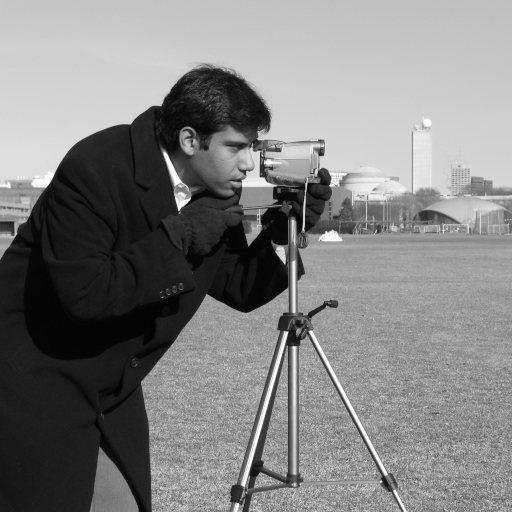
#> input picture data/camera.png, 512 x 512 px
$ python project.py   (older library calls are emulated)
#> lines starting #> are read from the running program, lines starting #| are printed output that depends on the picture; after the words box and inside, x2 and y2 are one past the last pixel; in counts of white or black regions, pixels touching at a corner belong together; long printed decimals are rounded
"""Edge detection: change the parameters, run the file, and compare saved images.

This program uses no internet and opens no camera. All results are saved as files.
Only change the PARAMETERS block when you begin.
"""

# ======================== PARAMETERS ========================
RUN_NAME = "baseline"          # Use a NEW name for every run.
GAUSSIAN_SIGMA = 1.2            # Blur strength in pixels; 0 means no blur.
NOISE_STD = 10.0                # Added Gaussian noise, in 0-255 grey levels.
LOW_THRESHOLD = 40.0           # Canny's lower gradient threshold.
HIGH_THRESHOLD = 100.0         # Canny's upper gradient threshold.
PHOTO_FILENAME = "camera.png"  # Keep this input fixed during the experiments.
SEED = 42                      # Fixed noise seed makes runs comparable.
EDGE_TOLERANCE = 2              # Synthetic boundary matching distance, in pixels.
# ============================================================

from pathlib import Path
import csv
import json
import math
import re

import cv2
import numpy as np
import matplotlib
matplotlib.use("Agg")           # Save figures without an interactive window.
import matplotlib.pyplot as plt

ROOT = Path(__file__).resolve().parent


def settings():
    """Collect the current parameters for a readable record."""
    return {
        "run_name": RUN_NAME, "gaussian_sigma": GAUSSIAN_SIGMA,
        "noise_std": NOISE_STD, "low_threshold": LOW_THRESHOLD,
        "high_threshold": HIGH_THRESHOLD, "photo_filename": PHOTO_FILENAME,
        "seed": SEED, "edge_tolerance_px": EDGE_TOLERANCE,
        "canny_aperture": 3, "canny_L2gradient": True,
        "laplacian_ksize": 3, "zero_crossing_min_range": 20.0,
        "versions": {"opencv": cv2.__version__, "numpy": np.__version__,
                     "matplotlib": matplotlib.__version__},
    }


def validate_parameters():
    """Give clear messages before processing or creating an output folder."""
    if not isinstance(RUN_NAME, str) or not re.fullmatch(r"[A-Za-z0-9_-]+", RUN_NAME):
        raise ValueError("RUN_NAME must use only letters, numbers, _ or -.")
    for name, value in [("GAUSSIAN_SIGMA", GAUSSIAN_SIGMA), ("NOISE_STD", NOISE_STD),
                        ("LOW_THRESHOLD", LOW_THRESHOLD), ("HIGH_THRESHOLD", HIGH_THRESHOLD)]:
        if not isinstance(value, (int, float)) or not math.isfinite(value):
            raise ValueError(name + " must be a finite number.")
    if not 0 <= GAUSSIAN_SIGMA <= 5:
        raise ValueError("GAUSSIAN_SIGMA must be between 0 and 5.")
    if not 0 <= NOISE_STD <= 60:
        raise ValueError("NOISE_STD must be between 0 and 60.")
    if not 0 <= LOW_THRESHOLD < HIGH_THRESHOLD <= 1443:
        raise ValueError("Use 0 <= LOW_THRESHOLD < HIGH_THRESHOLD <= 1443.")
    if not isinstance(SEED, int) or not 0 <= SEED <= 4294967295:
        raise ValueError("SEED must be a whole number from 0 to 4294967295.")
    if not isinstance(EDGE_TOLERANCE, int) or not 0 <= EDGE_TOLERANCE <= 5:
        raise ValueError("EDGE_TOLERANCE must be a whole number from 0 to 5.")
    # Restrict input to a file in data: paths outside that folder are not accepted.
    if Path(PHOTO_FILENAME).name != PHOTO_FILENAME:
        raise ValueError("PHOTO_FILENAME must be a file name inside data/.")


def synthetic_scene():
    """Build known objects and their one-pixel INSIDE boundary reference.

    The reference comes from the drawing geometry, not from an edge detector.
    The image is synthetic. It is not a photograph of real objects.
    """
    image = np.full((320, 448), 45, dtype=np.uint8)
    reference = np.zeros_like(image, dtype=bool)
    masks = []
    rectangle = np.zeros_like(image)
    cv2.rectangle(rectangle, (45, 55), (170, 235), 255, -1)
    masks.append((rectangle, 205))
    circle = np.zeros_like(image)
    cv2.circle(circle, (300, 140), 70, 255, -1)
    masks.append((circle, 145))
    weak_rectangle = np.zeros_like(image)
    cv2.rectangle(weak_rectangle, (220, 255), (390, 285), 255, -1)
    masks.append((weak_rectangle, 70))
    for mask, intensity in masks:
        image[mask > 0] = intensity
        inside = cv2.erode(mask, np.ones((3, 3), np.uint8))
        reference |= (mask > 0) & (inside == 0)
    return image, reference


def blur_image(image):
    """Apply Gaussian blur explicitly. cv2.Canny does not do this step for us."""
    if GAUSSIAN_SIGMA == 0:
        return image.copy(), 1
    radius = max(1, int(math.ceil(3 * GAUSSIAN_SIGMA)))
    size = 2 * radius + 1
    result = cv2.GaussianBlur(image, (size, size), GAUSSIAN_SIGMA,
                              borderType=cv2.BORDER_REFLECT_101)
    return result, size


def zero_crossings(laplacian, minimum_range=20.0):
    """A simple teaching mask: both signs occur in a 3x3 area, with enough range.

    This produces a candidate BAND around sign changes, not a one-pixel contour.
    Zero-valued flat regions are not accepted. The range test rejects weak noise.
    """
    maximum = cv2.dilate(laplacian, np.ones((3, 3), np.uint8))
    minimum = cv2.erode(laplacian, np.ones((3, 3), np.uint8))
    return ((minimum < 0) & (maximum > 0) &
            ((maximum - minimum) >= minimum_range)).astype(np.uint8) * 255


def process(clean, rng):
    """Compute signed derivatives first; make display images only at the end."""
    noise = rng.normal(0, NOISE_STD, clean.shape)
    noisy = np.clip(np.rint(clean.astype(np.float64) + noise), 0, 255).astype(np.uint8)
    smooth, kernel_size = blur_image(noisy)
    gx = cv2.Sobel(smooth, cv2.CV_64F, 1, 0, ksize=3)
    gy = cv2.Sobel(smooth, cv2.CV_64F, 0, 1, ksize=3)
    magnitude = np.hypot(gx, gy)
    angle = np.arctan2(gy, gx)   # Radians, -pi to pi; x right and y down.
    laplacian = cv2.Laplacian(smooth, cv2.CV_64F, ksize=3)
    edges = cv2.Canny(smooth, LOW_THRESHOLD, HIGH_THRESHOLD,
                      apertureSize=3, L2gradient=True)
    return {"clean": clean, "noisy": noisy, "smooth": smooth, "gx": gx, "gy": gy,
            "magnitude": magnitude, "angle": angle, "laplacian": laplacian,
            "zero_crossings": zero_crossings(laplacian), "canny": edges,
            "gaussian_kernel_size": kernel_size}


def normalise_for_display(array):
    """Stretch a non-negative result to 0-255 FOR DISPLAY ONLY."""
    maximum = float(np.max(array))
    if maximum == 0:
        return np.zeros(array.shape, dtype=np.uint8)
    return np.rint(255 * array / maximum).astype(np.uint8)


def boundary_rates(predicted, reference, tolerance):
    """Calculate separate tolerant boundary precision and recall.

    Each predicted pixel is correct if some reference pixel is within tolerance.
    Each reference pixel is found if some predicted pixel is within tolerance.
    These are many-to-many boundary rates, not a strict one-to-one benchmark.
    """
    pred = predicted > 0
    truth = reference.astype(bool)
    if not np.any(truth):
        return None, None, None
    # distanceTransform measures distance to the nearest zero pixel.
    to_truth = cv2.distanceTransform((~truth).astype(np.uint8), cv2.DIST_L2,
                                     cv2.DIST_MASK_PRECISE)
    precision = float(np.mean(to_truth[pred] <= tolerance)) if np.any(pred) else 0.0
    if np.any(pred):
        to_prediction = cv2.distanceTransform((~pred).astype(np.uint8), cv2.DIST_L2,
                                              cv2.DIST_MASK_PRECISE)
        recall = float(np.mean(to_prediction[truth] <= tolerance))
    else:
        recall = 0.0
    f1 = 2 * precision * recall / (precision + recall) if precision + recall else 0.0
    return precision, recall, f1


def panel(ax, array, title, cmap="gray", **kwargs):
    ax.imshow(array, cmap=cmap, **kwargs)
    ax.set_title(title, fontsize=12)
    ax.axis("off")


def save_comparison(result, filename, label, reference=None):
    """Use fixed grey-level limits for intensity images in every run."""
    fig, axes = plt.subplots(2, 3, figsize=(12, 7.4), constrained_layout=True)
    panels = [(result["clean"], "Clean input (0-255)"),
              (result["noisy"], f"Added noise: std={NOISE_STD:g}"),
              (result["smooth"], f"Gaussian sigma={GAUSSIAN_SIGMA:g} px"),
              (normalise_for_display(result["magnitude"]), "Sobel magnitude (display stretch)"),
              (result["canny"], f"Canny: low={LOW_THRESHOLD:g}, high={HIGH_THRESHOLD:g}"),
              (result["zero_crossings"] if reference is None else reference,
               "Laplacian sign-change band" if reference is None else "Known inside boundary reference")]
    for ax, (array, title) in zip(axes.flat, panels):
        panel(ax, array, title, vmin=0, vmax=1 if array.dtype == bool else 255)
    fig.suptitle(label + " | " + RUN_NAME, fontsize=16)
    # Finish and validate the PNG before exposing its final name.
    temporary = filename.with_name(filename.stem + ".tmp.png")
    fig.savefig(temporary, dpi=150)
    plt.close(fig)
    if cv2.imread(str(temporary), cv2.IMREAD_UNCHANGED) is None:
        raise OSError("The comparison PNG could not be saved completely.")
    temporary.replace(filename)


def save_outputs(result, folder, label, reference=None):
    """Save actual arrays plus labelled figures that can be read without Python."""
    for name in ["clean", "noisy", "smooth", "canny", "zero_crossings"]:
        cv2.imwrite(str(folder / (label + "_" + name + ".png")), result[name])
    cv2.imwrite(str(folder / (label + "_sobel_display.png")),
                normalise_for_display(result["magnitude"]))
    np.savez_compressed(folder / (label + "_raw_arrays.npz"),
                        gx=result["gx"], gy=result["gy"], magnitude=result["magnitude"],
                        angle_radians=result["angle"], laplacian=result["laplacian"])
    if reference is not None:
        cv2.imwrite(str(folder / (label + "_reference.png")), reference.astype(np.uint8) * 255)
    save_comparison(result, folder / (label + "_comparison.png"), label.title(), reference)


def main():
    """Run one experiment. Existing result folders are preserved."""
    try:
        validate_parameters()
        photo = cv2.imread(str(ROOT / "data" / PHOTO_FILENAME), cv2.IMREAD_GRAYSCALE)
#> photo is the input picture: shape (512, 512); min 0, max 255, mean 129.1
        if photo is None:
            raise ValueError("Cannot read data/" + PHOTO_FILENAME + ". Keep the supplied data folder next to project.py.")
        output = ROOT / "results" / RUN_NAME
        if output.exists():
            print("No files changed: results/" + RUN_NAME + " already exists. Set a NEW RUN_NAME and run again.")
            return None
        scene, reference = synthetic_scene()
#> in synthetic_scene, `cv2.rectangle(rectangle, (45, 55), (170, 235), 255, -1)`:
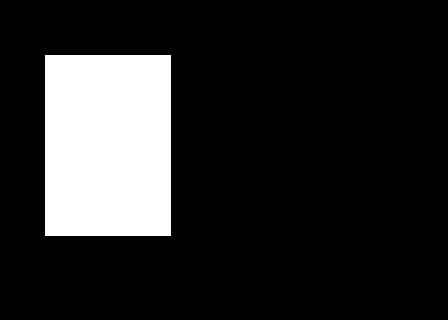
#> rectangle: shape (320, 448); 15.9% white; 1 white region, box (x1, y1, x2, y2) and area: (45, 55, 171, 236) 22806
#> in synthetic_scene, `cv2.circle(circle, (300, 140), 70, 255, -1)`: circle: shape (320, 448); 10.7% white; 1 white region, box (x1, y1, x2, y2) and area: (230, 70, 371, 211) 15373
#> in synthetic_scene, `cv2.rectangle(weak_rectangle, (220, 255), (390, 285), 255, -1)`: weak_rectangle: shape (320, 448); 3.7% white; 1 white region, box (x1, y1, x2, y2) and area: (220, 255, 391, 286) 5301
#> after the loop in synthetic_scene, `for mask, intensity in masks:`:
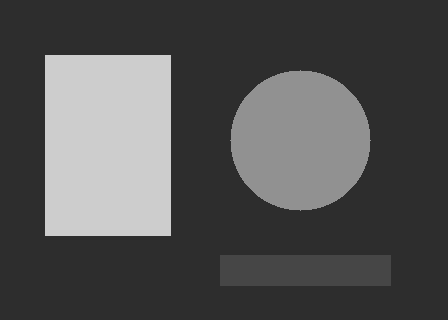
#> image: shape (320, 448); min 45, max 205, mean 82.1
#> after the loop in synthetic_scene, `for mask, intensity in masks:`:
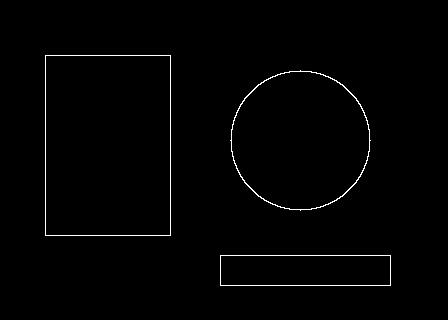
#> reference: shape (320, 448) bool; 1.1% white in thin lines or dots, all inside (x1, y1, x2, y2) = (45, 55, 391, 286)
        # Independent seeds keep each image's noise pattern fixed between runs.
        photo_result = process(photo, np.random.default_rng(SEED))
#> in process, `smooth, kernel_size = blur_image(noisy)`: kernel_size = 9
#> in process, `edges = cv2.Canny(smooth, LOW_THRESHOLD, HIGH_THRESHOLD, apertureSize=..`: edges: shape (512, 512); 3.3% white in thin lines or dots, all inside (x1, y1, x2, y2) = (0, 62, 512, 512)
#> in zero_crossings, `return ((minimum < 0) & (maximum > 0) & ((maximum - minimum) >= minimu..`:
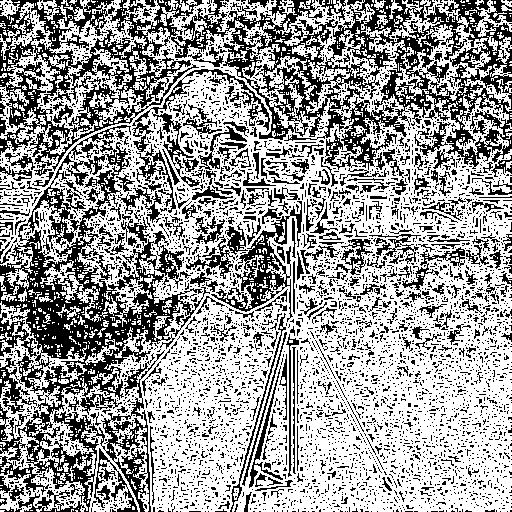
#> returned value: shape (512, 512); 61.6% white; black in thin lines or dots
#> photo_result = 11 items
        synthetic_result = process(scene, np.random.default_rng(SEED + 1))
#> call 2 of zero_crossings, with minimum_range = 20
#> in zero_crossings (call 2), `maximum = cv2.dilate(laplacian, np.ones((3, 3), np.uint8))`:
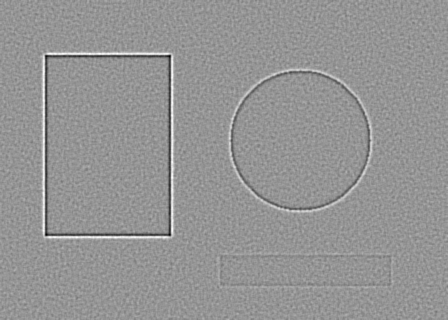
#> laplacian: shape (320, 448) float64; min -166, max 118, mean 0; drawn with min black and max white
        output.mkdir(parents=True)
        save_outputs(photo_result, output, "photo")
#> in normalise_for_display, `maximum = float(np.max(array))`: maximum = 501.9
#> the loop in save_comparison, `for ax, (array, title) in zip(axes.flat, panels):` made 6 passes
#> title on passes 1 to 6: 'Clean input (0-255)', 'Added noise: std=10', 'Gaussian sigma=1.2 px', 'Sobel magnitude (display stretch)', 'Canny: low=40, high=100', 'Laplacian sign-change band'
        save_outputs(synthetic_result, output, "synthetic", reference)
#> call 2 of save_comparison, with label = 'Synthetic'
#> the loop in save_comparison (call 2), `for ax, (array, title) in zip(axes.flat, panels):` made 6 passes
#> in save_comparison (call 2), `fig.savefig(temporary, dpi=150)`:
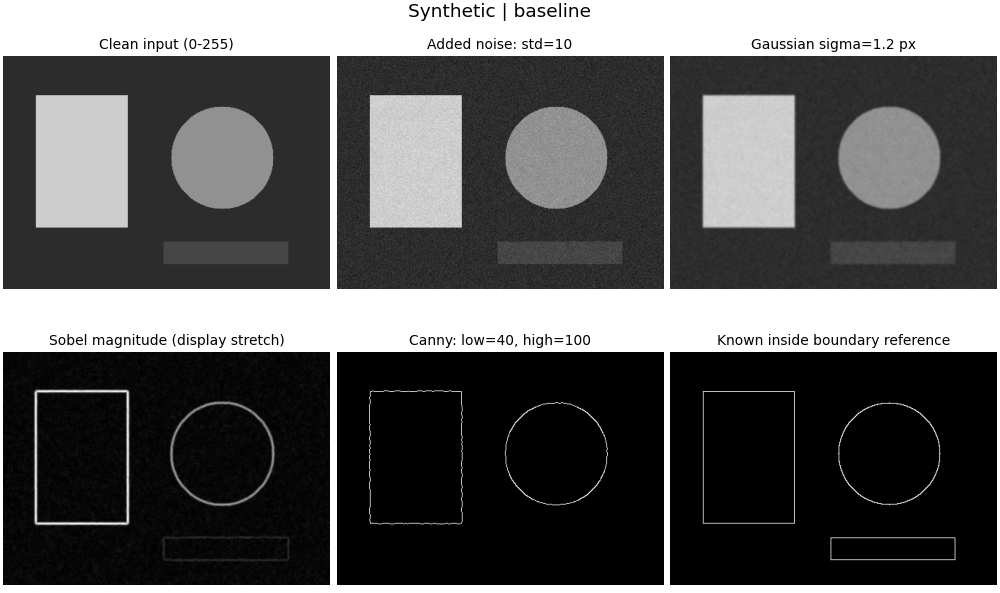
#> figure drawn by matplotlib, 6 panels
        measured = []
        for label, result, truth in [("photo", photo_result, None),
                                      ("synthetic", synthetic_result, reference)]:
            precision, recall, f1 = boundary_rates(result["canny"], truth, EDGE_TOLERANCE) if truth is not None else (None, None, None)
            measured.append({"image": label, "edge_pixels": int(np.count_nonzero(result["canny"])),
                             "edge_density_percent": 100 * float(np.mean(result["canny"] > 0)),
                             "boundary_precision": precision, "boundary_recall": recall,
                             "boundary_f1": f1, "tolerance_px": EDGE_TOLERANCE if truth is not None else "not available"})
#> this loop made 2 passes
#> (label, precision, recall, f1) on pass 2: ('synthetic', 1, 0.745, 0.854)
#> pass 2, in boundary_rates, `to_prediction = cv2.distanceTransform((~pred).astype(np.uint8), cv2.DI..`:
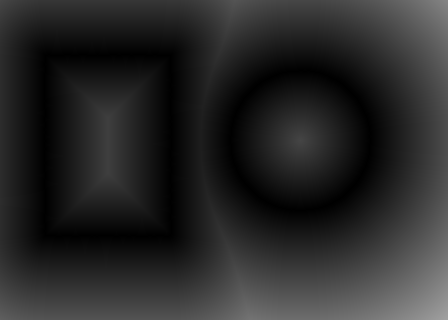
#> to_prediction: shape (320, 448) float32; min 0, max 161, mean 40.4
#> after the loop, measured = 2 items
        with (output / "measurements.csv").open("w", newline="", encoding="utf-8") as file:
            writer = csv.DictWriter(file, fieldnames=measured[0].keys())
            writer.writeheader()
            writer.writerows(measured)
        record = settings()
#> record = 13 items
        record["gaussian_kernel_size"] = photo_result["gaussian_kernel_size"]
        record["metric_note"] = "Photo has no boundary truth: counts are descriptions, not quality scores. Synthetic rates use many-to-many matches within the stated tolerance."
        (output / "settings.json").write_text(json.dumps(record, indent=2), encoding="utf-8")
        print("Saved: " + str(output))
        for row in measured:
            print(row)
#> this loop made 2 passes
#| {'image': 'photo', 'edge_pixels': 8599, 'edge_density_percent': 3.280, 'boundary_precision': None, 'boundary_recall': None, 'boundary_f1': None, 'tolerance_px': 'not available'}
#| {'image': 'synthetic', 'edge_pixels': 1127, 'edge_density_percent': 0.7861, 'boundary_precision': 1.0, 'boundary_recall': 0.7446, 'boundary_f1': 0.8536, 'tolerance_px': 2}
        return {"output": str(output), "measurements": measured}
    except (ValueError, OSError) as error:
        print("Please check the parameters or files: " + str(error))
        return None


if __name__ == "__main__":
    main()
